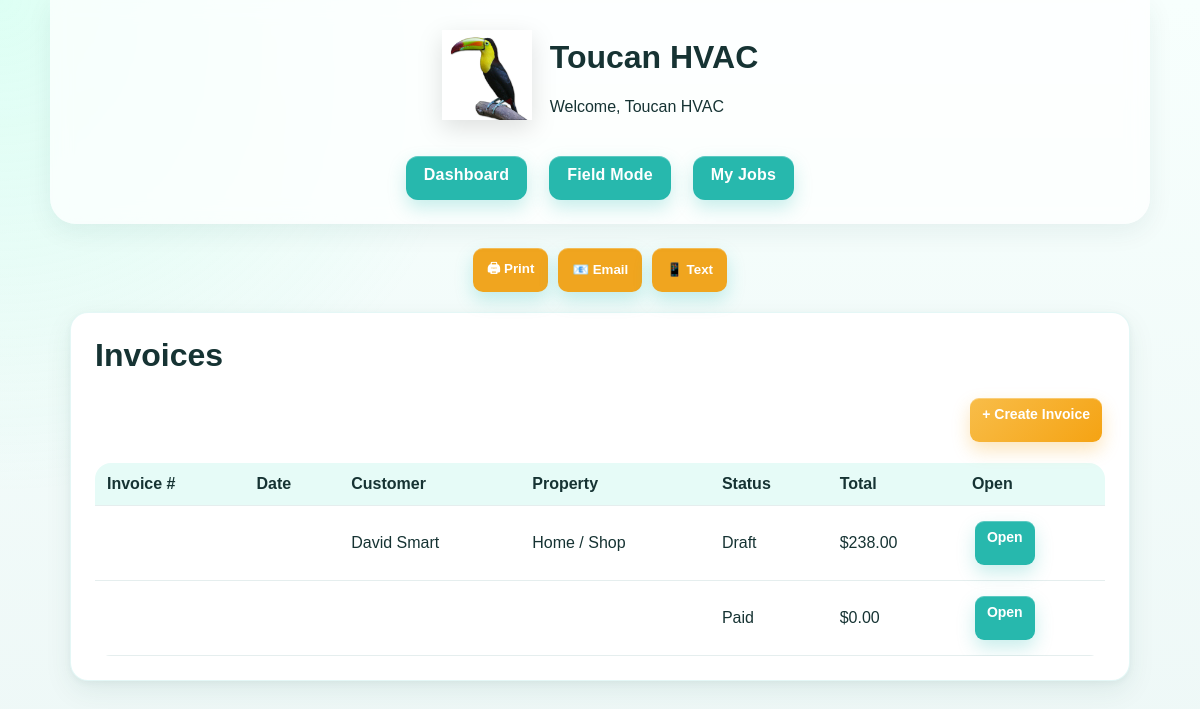
The page /invoice-center (signed in) on the database as committed earlier.
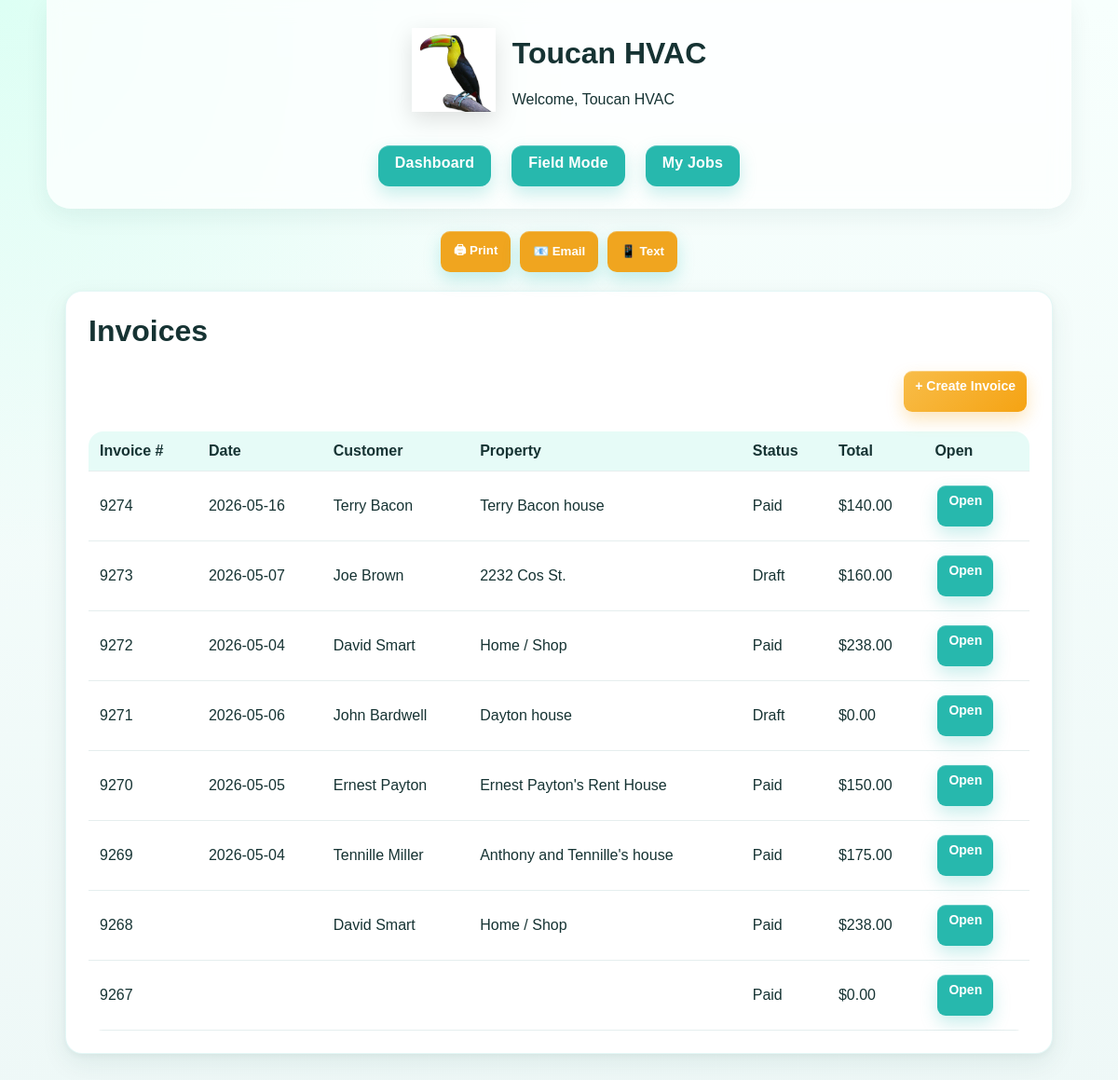
The same page on the database as committed later.
### app.py (models this page shows)
class ToucanInvoice(db.Model):
    id = db.Column(db.Integer, primary_key=True)
    customer_id = db.Column(db.Integer, db.ForeignKey("customer.id"))
    property_id = db.Column(db.Integer, db.ForeignKey("property.id"))
    job_id = db.Column(db.Integer)
    invoice_number = db.Column(db.String(50))
    invoice_date = db.Column(db.String(30))
    status = db.Column(db.String(50), default="Draft")
    notes = db.Column(db.Text)
    subtotal = db.Column(db.Float, default=0)
    tax = db.Column(db.Float, default=0)
    total = db.Column(db.Float, default=0)

class Customer(db.Model):
    id = db.Column(db.Integer, primary_key=True)
    first_name = db.Column(db.String(120), nullable=False)
    last_name = db.Column(db.String(120), nullable=False)
    phone = db.Column(db.String(50))
    email = db.Column(db.String(120))

class Property(db.Model):
    id = db.Column(db.Integer, primary_key=True)
    property_name = db.Column(db.String(120), nullable=False)
    address = db.Column(db.String(200), nullable=False)
    customer_id = db.Column(db.Integer, db.ForeignKey("customer.id"), nullable=False)

### app.py (the view)
@app.route("/invoice-center")
@login_required
def invoice_center():
    db.create_all()
    invoices = ToucanInvoice.query.order_by(ToucanInvoice.id.desc()).all()
    customers = {c.id: c for c in Customer.query.all()}
    properties = {p.id: p for p in Property.query.all()}
    return render_template("invoice_center.html", invoices=invoices, customers=customers, properties=properties)

### app.py (called while the page is built)
def current_user():
    user_id = session.get("user_id")
    if not user_id:
        return None
    return db.session.get(User, user_id)

def login_required(f):
    @wraps(f)
    def wrapper(*args, **kwargs):
        if not current_user():
            flash("Please log in.")
            return redirect(url_for("login"))
        return f(*args, **kwargs)
    return wrapper

### templates/invoice_center.html
{% extends "base.html" %}
{% block content %}
<div class="card">
  <h1>Invoices</h1>
  <div class="action-bar">
    <a class="action-btn gold" href="/invoice-center/new">+ Create Invoice</a>
  </div>
  <table>
    <tr>
      <th>Invoice #</th>
      <th>Date</th>
      <th>Customer</th>
      <th>Property</th>
      <th>Status</th>
      <th>Total</th>
      <th>Open</th>
    </tr>
    {% for inv in invoices %}
    <tr>
      <td>{{ inv.invoice_number }}</td>
      <td>{{ inv.invoice_date }}</td>
      <td>
        {% set c = customers.get(inv.customer_id) %}
        {% if c %}{{ c.first_name }} {{ c.last_name }}{% endif %}
      </td>
      <td>
        {% set p = properties.get(inv.property_id) %}
        {% if p %}{{ p.property_name }}{% endif %}
      </td>
      <td>{{ inv.status }}</td>
      <td>${{ "%.2f"|format(inv.total or 0) }}</td>
      <td><a class="action-btn" href="/invoice-center/{{ inv.id }}">Open</a></td>
    </tr>
    {% else %}
    <tr><td colspan="7">No invoices yet.</td></tr>
    {% endfor %}
  </table>
</div>
{% endblock %}

Rows that differ between the two databases and show on the page:
added ToucanInvoice: invoice_number "9274", invoice_date "2026-05-16", status "Paid", total "140.00"
added Customer: first_name "Terry", last_name "Bacon"
added Property: property_name "Terry Bacon house"
added ToucanInvoice: invoice_number "9273", invoice_date "2026-05-07", status "Draft", total "160.00"
added Customer: first_name "Joe", last_name "Brown"
added Property: property_name "2232 Cos St."
added ToucanInvoice: invoice_number "9272", invoice_date "2026-05-04", {{ c.first_name }} "David", {{ c.last_name }} "Smart", {{ p.property_name }} "Home / Shop", status "Paid", total "238.00"
added ToucanInvoice: invoice_number "9271", invoice_date "2026-05-06", status "Draft", total "0.00"
added Customer: first_name "John", last_name "Bardwell"
added Property: property_name "Dayton house"
added ToucanInvoice: invoice_number "9270", invoice_date "2026-05-05", status "Paid", total "150.00"
added Customer: first_name "Ernest", last_name "Payton"
added Property: property_name "Ernest Payton's Rent House"
added ToucanInvoice: invoice_number "9269", invoice_date "2026-05-04", status "Paid", total "175.00"
added Customer: first_name "Tennille", last_name "Miller"
added Property: property_name "Anthony and Tennille's house"
changed ToucanInvoice (number 7 of 8 on the later page): invoice_number (not shown) → "9268"; status "Draft" → "Paid"
changed ToucanInvoice (number 8 of 8 on the later page): invoice_number (not shown) → "9267"
